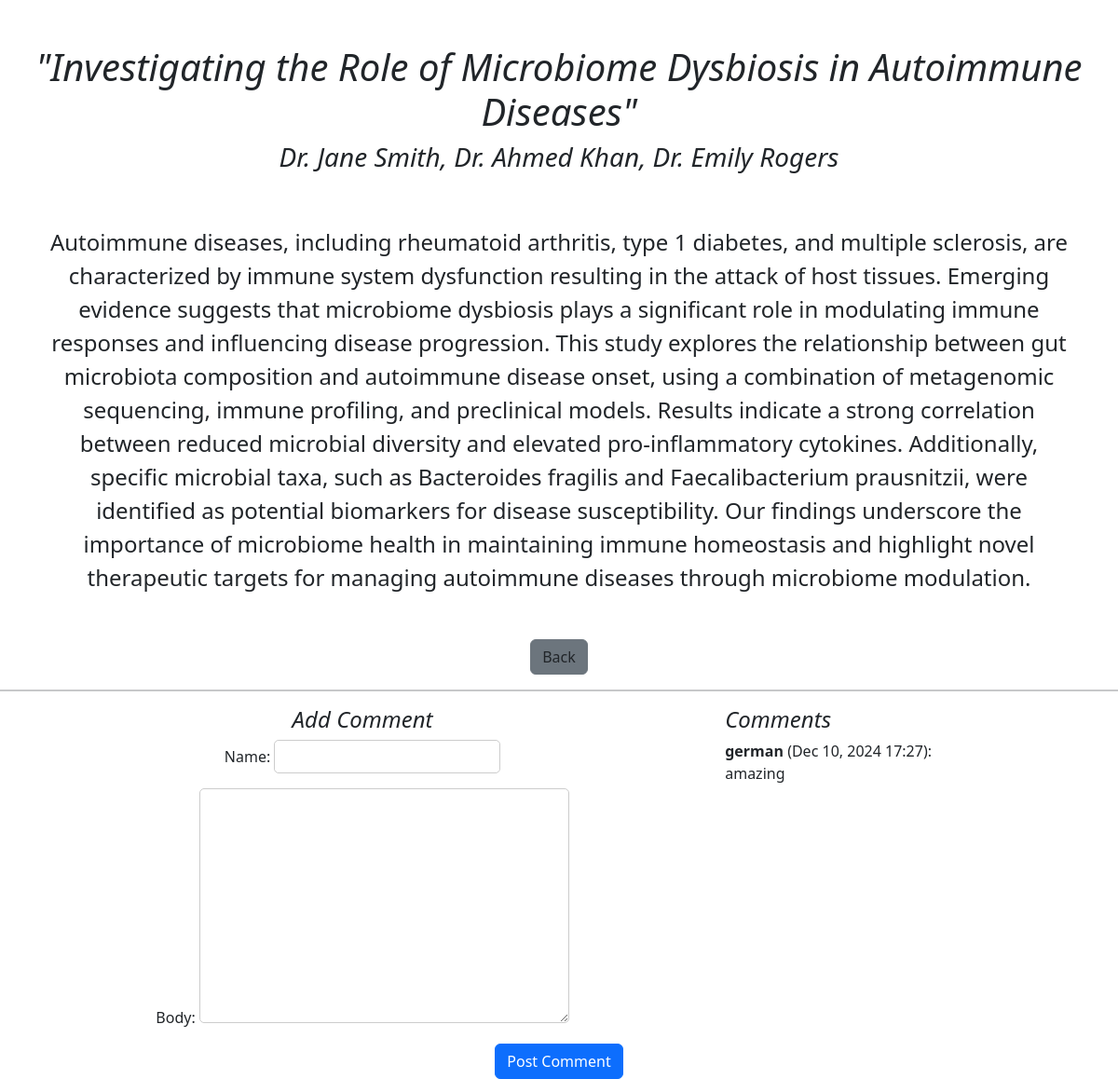
Page /medlist/2/ on the committed database.
### thesis/models.py (models this page shows, shortened)
class medpapers(models.Model):
    Title = models.CharField(max_length=100)
    Authors = models.CharField(max_length=100)
    Abstract = models.TextField()
    tags = TaggableManager()

class Comment(models.Model):
    name = models.CharField(max_length=100)
    body = models.TextField()
    timestamp = models.DateTimeField(default=timezone.now)
    post = models.ForeignKey('medpapers', on_delete=models.CASCADE, null=True)

### thesis/views.py (the view)
# urls.py: path('medlist/<int:id>/', views.medabs, name="medlist"),
def medabs(request, id):
    papers = get_object_or_404(medpapers, id=id)
    post = get_object_or_404(medpapers, pk=id)
    comments = Comment.objects.filter(post=post)
    if request.method == "POST":
        form = CommentForm(request.POST)
        if form.is_valid():
            new_comment = form.save(commit=False)
            new_comment.post = post
            new_comment.save()
            return redirect('medlist', id=post.pk)
    else:
        form = CommentForm()
    return render(request, 'medlist.html', {
        'papers': papers,
        'post': post,
        'comments': comments,
        'form': form,
    })

### thesis/forms.py
class CommentForm(forms.ModelForm):
    class Meta:
        model = Comment
        fields = ['name', 'body']

### thesis/templates/medlist.html (shortened to what this page needs)
<!DOCTYPE html>
<html lang="en">
  <head>
    <link href="https://cdn.jsdelivr.net/npm/bootstrap@5.3.3/dist/css/bootstrap.min.css" rel="stylesheet">
  </head>
  <body>
    <center>
    <h1 class="mt-5"><i>{{ papers.Title }}</h1>
    <h3>{{ papers.Authors}}</i></h3><br><br>
    <div class="mx-5 fs-4">{{ papers.Abstract }}</div><br><br>
    <a href="{% url 'med' %}"><button type="button" class="btn btn-secondary text-dark">Back</button></a>
    </center>
    <hr class="border-2">
    <div class="coms float-end" style="margin-right: 200px;">
    <h4><i>Comments</i></h4>
        {% for comment in comments %}
                <strong>{{ comment.name }}</strong> ({{ comment.timestamp|date:"M d, Y H:i" }}):
                <p>{{ comment.body }}</p>
        {% empty %}
            <p>No comments yet.</p>
        {% endfor %}
    </div>
    <div class="add" style="text-align: center;">
    <h4><i>Add Comment</i></h4>
    <form method="post">
        {{ form.as_p }}
    <button type="submit" class="btn btn-primary">Post Comment</button>
    </form>
  </div>
</body>
</html>

### thesis/templates/medlist.html (style rules this page uses)
input, textarea { border-radius: 5px; padding: 5px; border: 1px solid #ccc; }

### rows in the picture
medpapers: Title "\"Investigating the Role of Microbiome Dysbiosis in Autoimmune Diseases\"", Authors "Dr. Jane Smith, Dr. Ahmed Khan, Dr. Emily Rogers", Abstract "Autoimmune diseases, including rheumatoid arthritis, type 1 diabetes, and multiple sclerosis, are characterized by immune system dysfunction resulting in the attack of host tissues. Emerging evidence suggests that microbiome dysbiosis plays a significant role in modulating immune responses and influencing disease progression. This study explores the relationship between gut microbiota composition and autoimmune disease onset, using a combination of metagenomic sequencing, immune profiling, and preclinical models. Results indicate a strong correlation between reduced microbial diversity and elevated pro-inflammatory cytokines. Additionally, specific microbial taxa, such as Bacteroides…"
Comment: name "german", timestamp "Dec 10, 2024 17:27", body "amazing"
